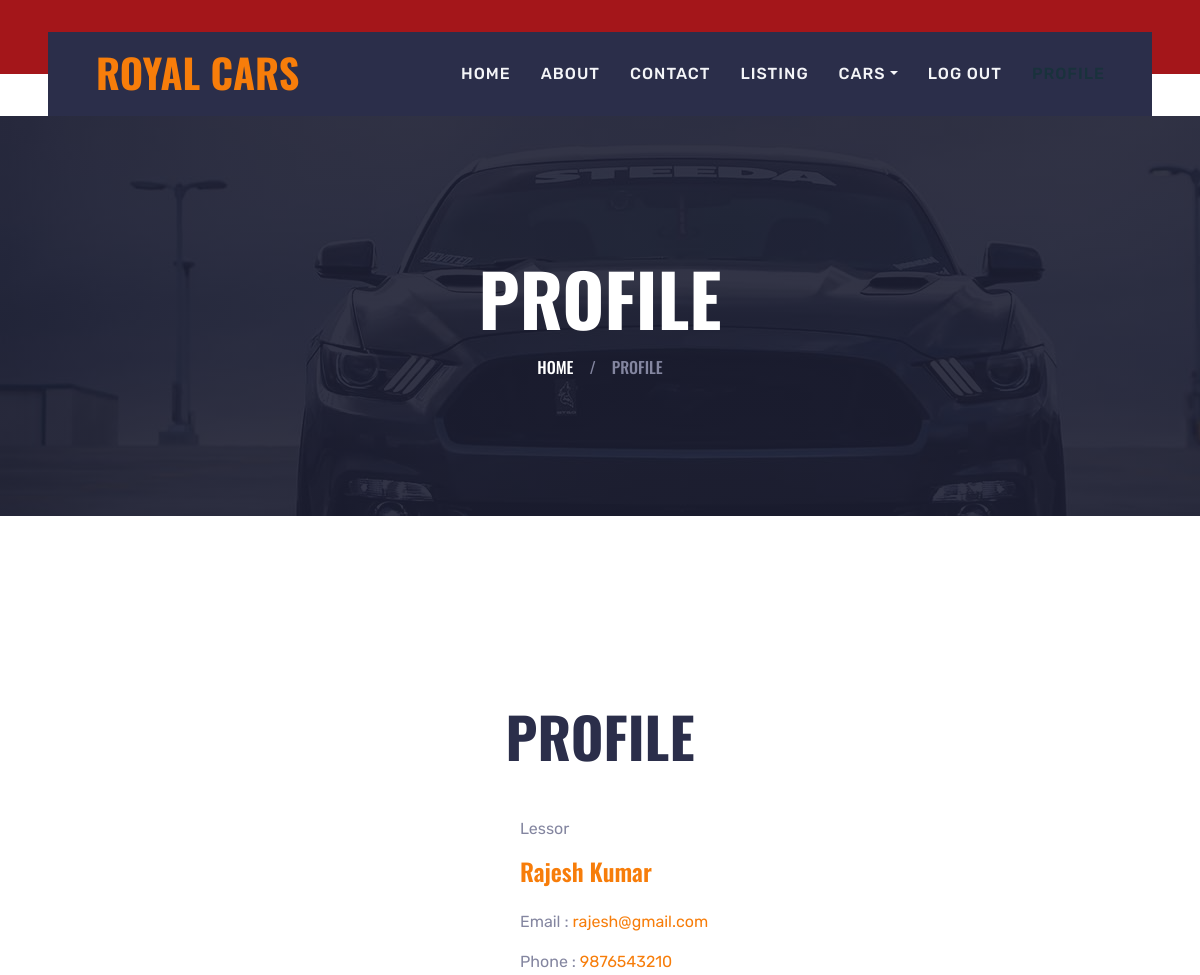
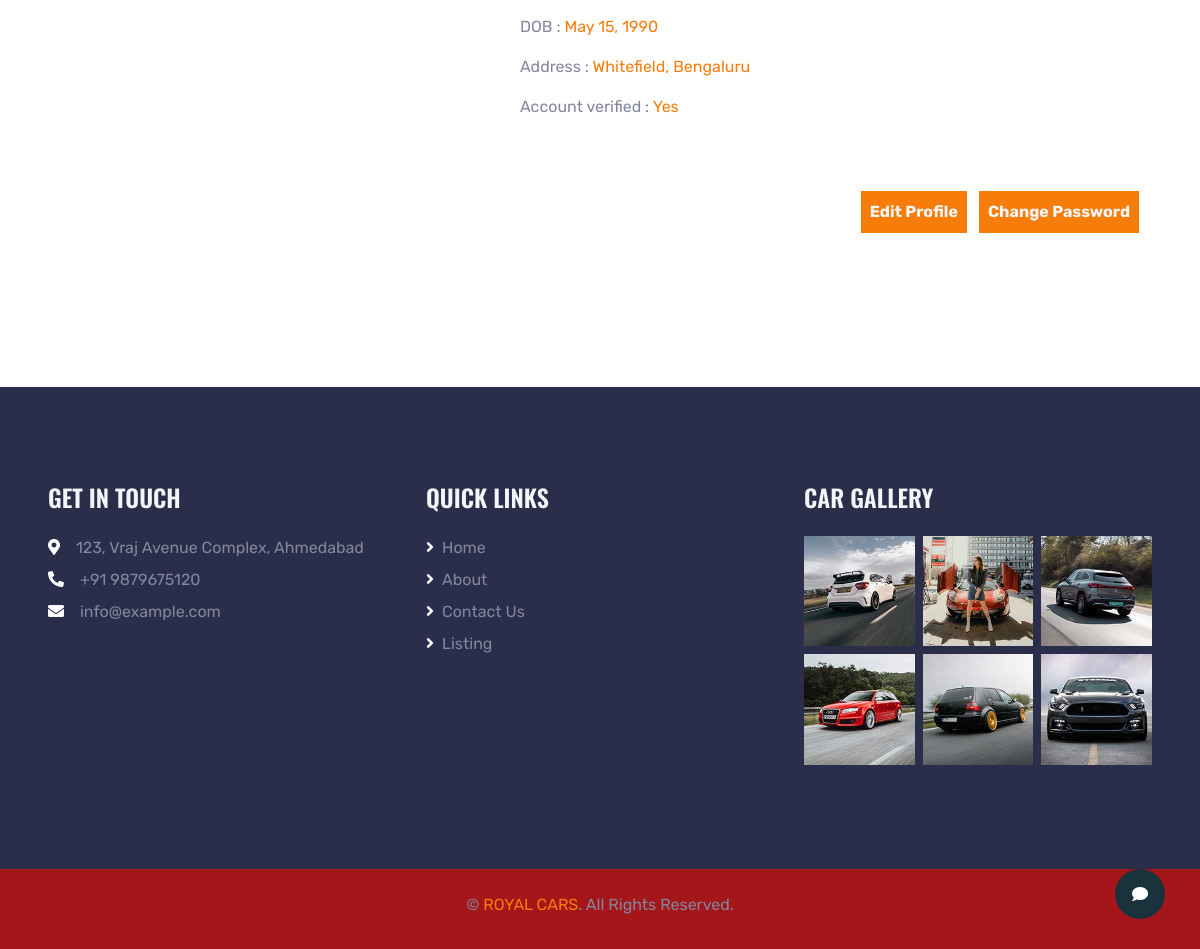
The app's page /profile (signed in) with its own data (2 pictures, top to bottom).
### myapp/models.py (models this page shows, shortened)
class login_table(models.Model):
    name = models.CharField(max_length=100)
    email_id=models.EmailField()
    phone_no=models.CharField(max_length=15)
    password = models.CharField(max_length=300, default="admin")
    photo = models.ImageField(upload_to="photos")
    dob = models.DateField()
    address = models.TextField()
    def photos(self):
        return mark_safe('<img src ="{}" width ="100"/>'.format(self.photo.url))
    photos.allow_tags = True
    ROLE = (
        ("Lessor", "Lessor"),
        ("Lessee", "Lessee")
    )
    usertype = models.CharField(max_length=100,choices=ROLE)
    is_verified = models.BooleanField(default=False)
    comments = models.CharField(max_length=100,default="")

### myapp/views.py (the view)
# urls.py: path('profile', views.profile, name='profile'),
def profile(request):
    try:
        uid = request.session['log_id']
        userdata = login_table.objects.get(id=uid)
        Owner = False
        if userdata.usertype == "Lessor":
            Owner = True
            print(userdata.usertype)
        statedetail = State.objects.all()
        citydetail = City.objects.all()
        areadetail = Area.objects.all()
        try:
            profiledata = login_table.objects.get(id=uid)
        except login_table.DoesNotExist:
            profiledata = None
        context = {
            'userdata': userdata,
            'Owner': Owner,
            'profiledata': profiledata,
            'statedetail': statedetail,
            'citydetail': citydetail,
            'areadetail': areadetail,
        }
        return render(request, 'profile.html', context)
    except:
        pass
    return render(request,'profile.html')

### myapp/templates/profile.html (shortened to what this page needs)
{% extends 'basic.html' %}
{% load static %}
{% block body %}
    <div class="container-fluid page-header">
        <h1 class="display-3 text-uppercase text-white mb-3">Profile</h1>
        <div class="d-inline-flex text-white">
            <h6 class="text-uppercase m-0"><a class="text-white" href="/">Home</a></h6>
            <h6 class="text-body m-0 px-3">/</h6>
            <h6 class="text-uppercase text-body m-0">Profile</h6>
        </div>
    </div>
    <div class="container-fluid py-5">
        <div class="container pt-5 pb-3">
            <h1 class="display-4 text-uppercase text-center mb-5">Profile</h1>
            <div class="row">
              <div class="col-md-5 column">
              </div>
              <div class="col-md-7 column align-self mt-md-0 mt-4">
                <p class="user_position">{{profiledata.usertype}}</p>
                <h4 class="user_title agent">
                  <a href="#url">{{profiledata.name}}</a>
                </h4>
                <div class="team-info my-4">
                  <p>Email : <a href="mailto:{{profiledata.email_id}}"
                      class="mail">{{profiledata.email_id}}</a></p>
                  <p>Phone : <a href="tel:{{profiledata.l_id.phone_no}}">{{profiledata.phone_no}}</a></p>
                  <p>DOB : <a href="#url">{{profiledata.dob}}</a></p>
                  <p>Address : <a href="#url">{{profiledata.address}}</a></p>
                  <p>Account verified : <a href="#url">{% if profiledata.is_verified %} Yes {% else %} No {% endif %}</a></p>
                </div>
              </div>
            </div>
            <div class="row mt-5">
              <div class="col-12 text-right">
                <a href="/edituserprofile" class="btn btn-primary p-2 mr-3 mr-lg-2"><span class="text-light font-weight-bold">Edit Profile</span></a>
                <a href="/changepwdpage" class="btn btn-primary p-2 mr-3"><span class="text-light font-weight-bold">Change Password</span></a>
              </div>
            </div>
        </div>
    </div>
{% endblock %}

### myapp/static/css/style.css (style rules this page uses)
:root { --primary: #19323c; --secondary: #ba181b; --light: #F4F5F8; --dark: #a4161a ; }
h1, h2, .font-weight-bold { font-weight: 700 !important; }
h3, h4, .font-weight-semi-bold { font-weight: 600 !important; }
h5, h6, .font-weight-medium { font-weight: 500 !important; }
.page-header { height: 400px; margin-bottom: 90px; display: flex; flex-direction: column; align-items: center; justify-content: center; background: linear-gradient(rgba(28, 30, 50, .9), rgba(28, 30, 50, .9)), url(../img/bg-banner.jpg); background-attachment: fixed; }

### records on screen
login_table: usertype "Lessor", name "Rajesh Kumar", email_id "rajesh@gmail.com", phone_no "9876543210", dob "May 15, 1990", address "Whitefield, Bengaluru"
